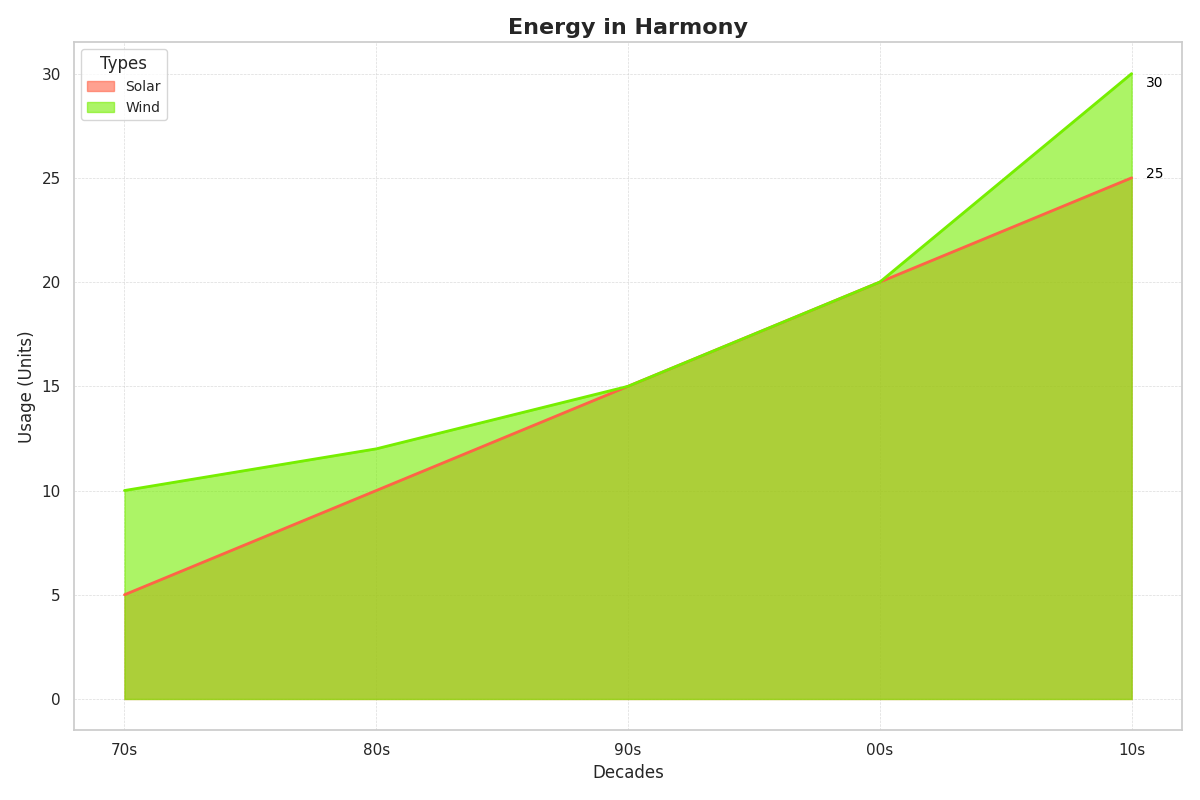

Reproduce this figure in Python.
import matplotlib.pyplot as plt
import numpy as np

decades = ['70s', '80s', '90s', '00s', '10s']
cities = ['Harm', 'Innov', 'Bal']

solar_energy = np.array([
    [5, 10, 15, 20, 25],  # Harmony
    [3, 8, 14, 22, 30],   # Innovation
    [4, 7, 12, 18, 24]    # Balance
])

wind_energy = np.array([
    [10, 12, 15, 20, 30],  # Harmony
    [6, 10, 14, 18, 24],   # Innovation
    [5, 9, 13, 17, 22]     # Balance
])

fig, ax = plt.subplots(figsize=(12, 8))

# Apply a new set of colors to replace the original ones
new_solar_color = '#FF6347'  # Tomato
new_wind_color = '#76EE00'  # Chartreuse

ax.fill_between(decades, solar_energy[0], color=new_solar_color, alpha=0.6, label='Solar')
ax.fill_between(decades, wind_energy[0], color=new_wind_color, alpha=0.6, label='Wind')

ax.plot(decades, solar_energy[0], color=new_solar_color, linewidth=2)
ax.plot(decades, wind_energy[0], color=new_wind_color, linewidth=2)

ax.set_title("Energy in Harmony", fontsize=16, fontweight='bold')
ax.set_xlabel('Decades', fontsize=12)
ax.set_ylabel('Usage (Units)', fontsize=12)
ax.legend(loc='upper left', title="Types", fontsize=10)

ax.set_xticks(decades)
ax.grid(linestyle='--', linewidth=0.5, alpha=0.7)

for i, energy in enumerate([solar_energy, wind_energy]):
    ax.annotate(
        str(energy[0][-1]),
        xy=(decades[-1], energy[0][-1]),
        xytext=(10, -10 * i),
        textcoords='offset points',
        arrowprops=dict(arrowstyle='->', lw=1.5),
        fontsize=10,
        color='black'
    )

plt.tight_layout()
plt.show()
